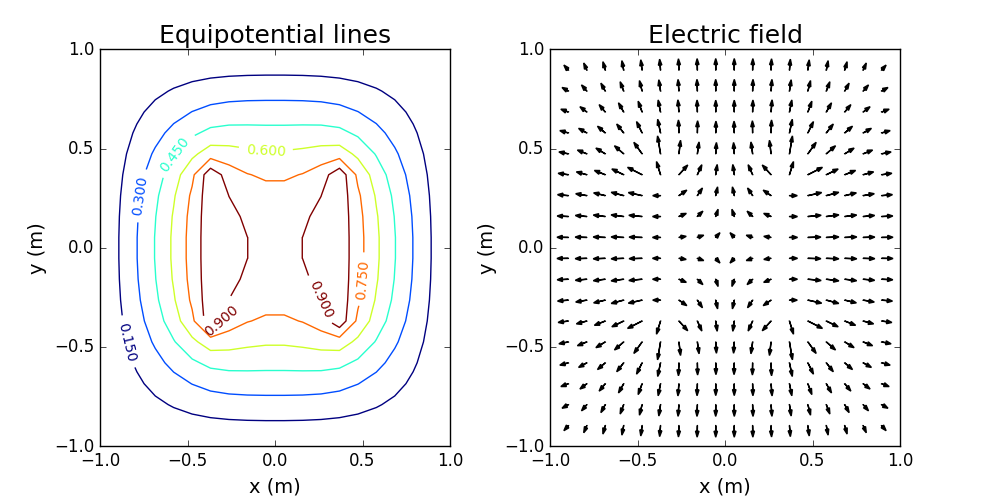

Python code for this plot:
from numpy import *
import mpl_toolkits.mplot3d
import matplotlib.pyplot as plt
from matplotlib import cm
from matplotlib.ticker import LinearLocator, FormatStrFormatter
'''
class Electric_Field
this class solves the potential euation of capacitor
where: 
              V1: potential of the left plate
              V2: potential of the right palte
              n: size of one side
'''
class ELECTRIC_FIELD(object):
    def __init__(self, V1=1, V2=-1, V_boundary=0, n=30):
        self.V1=float(V1)
        self.V2=float(V2)
        self.V_boundary=float(V_boundary)
        self.n=int(n)
        self.s1, self.s3=int(n/3), int(n/3)
        self.s2, self.s4=int(self.n-2-2*self.s1), int(self.n-2*self.s3)
        self.V=[]
        for j in range(self.n):
            self.V.append([0.0]*self.n)
        for j in [0,self.n-1]:
            self.V[j]=[self.V_boundary]*self.n
        for j in range(self.s3,self.s3+self.s4):
            self.V[j][self.s1]=self.V1
            self.V[j][self.s1+self.s2+1]=self.V2            
    def update_V_SOR(self):       # use SOR method solve the potential
        self.alpha=2./(1.+pi/self.n)
        self.counter=0
        while True:
            self.delta_V=0.
            for j in range(1,self.n-1):
                for i in range(1,self.n-1):
                    if (j in range(self.s3,self.s3+self.s4)) and (i in [self.s1,self.s1+self.s2+1]):
                        continue
                    self.next_V=1./4.*(self.V[j-1][i]+self.V[j+1][i]+self.V[j][i-1]+self.V[j][i+1])
                    self.V[j][i]=self.alpha*(self.next_V-self.V[j][i])+self.V[j][i]
                    self.delta_V=self.delta_V+abs(self.alpha*(self.next_V-self.V[j][i]))
            self.counter=self.counter+1
            if (self.delta_V < abs(self.V2-self.V1)*(1.0E-5)*self.n*self.n and self.counter >= 10):
                break
        print 'itertion length n=',self.n,'  ',self.counter,' times'
    def Ele_field(self,x1,x2,y1,y2):    # calculate the Electirc field  
        self.dx=abs(x1-x2)/float(self.n-1)
        self.Ex=[]
        self.Ey=[]
        for j in range(self.n):
            self.Ex.append([0.0]*self.n)
            self.Ey.append([0.0]*self.n)
        for j in range(1,self.n-1,1):
            for i in range(1,self.n-1,1):
                self.Ex[j][i]=-(self.V[j][i+1]-self.V[j][i-1])/(2*self.dx)
                self.Ey[j][i]=-(self.V[j-1][i]-self.V[j+1][i])/(2*self.dx)
    def plot_3d(self,ax,x1,x2,y1,y2):   # give 3d plot the potential
        self.x=linspace(x1,x2,self.n)
        self.y=linspace(y2,y1,self.n)
        self.x,self.y=meshgrid(self.x,self.y)
        self.surf=ax.plot_surface(self.x,self.y,self.V, rstride=1, cstride=1, cmap=cm.coolwarm)
        ax.set_xlim(x1,x2)
        ax.set_ylim(y1,y2)
        ax.zaxis.set_major_locator(LinearLocator(10))
        ax.zaxis.set_major_formatter(FormatStrFormatter('%.01f'))
        ax.set_xlabel('x (m)',fontsize=14)
        ax.set_ylabel('y (m)',fontsize=14)
        ax.set_zlabel('Electric potential (V)',fontsize=14)
        ax.set_title('',fontsize=18)
    def plot_2d(self,ax1,ax2,x1,x2,y1,y2):    # give 2d plot of potential and electric field
        self.x=linspace(x1,x2,self.n)
        self.y=linspace(y2,y1,self.n)
        self.x,self.y=meshgrid(self.x,self.y)
        
        cs=ax1.contour(self.x,self.y,self.V)
        plt.clabel(cs, inline=1, fontsize=10)
        ax1.set_title('Equipotential lines',fontsize=18)
        ax1.set_xlabel('x (m)',fontsize=14)
        ax1.set_ylabel('y (m)',fontsize=14)
        
        for j in range(1,self.n-1,1):
            for i in range(1,self.n-1,1):
                ax2.arrow(self.x[j][i],self.y[j][i],self.Ex[j][i]/40,self.Ey[j][i]/40,fc='k', ec='k')             
        ax2.set_xlim(-1.,1.)
        ax2.set_ylim(-1.,1.)
        ax2.set_title('Electric field',fontsize=18)
        ax2.set_xlabel('x (m)',fontsize=14)
        ax2.set_ylabel('y (m)',fontsize=14)
    def export_data(self,x1,x2,y1,y2):
        self.mfile=open(r'd:\data.txt','w')
        self.x=linspace(x1,x2,self.n)
        self.y=linspace(y2,y1,self.n)
        self.x,self.y=meshgrid(self.x,self.y)
        for j in range(self.n):
            for i in range(self.n):
                print >> self.mfile, self.x[j][i],self.y[j][i],self.V[j][i]
        self.mfile.close()

        

# give plot of potential and electric field 
fig=plt.figure(figsize=(10,5))
ax1=plt.axes([0.1,0.1,0.35,0.8])
ax2=plt.axes([0.55,0.1,0.35,0.8])
cmp=ELECTRIC_FIELD(1,0.999999,0,20)
cmp.update_V_SOR()
cmp.Ele_field(-1,1,-1,1)
cmp.plot_2d(ax1,ax2,-1.,1.,-1.,1.)
plt.show()     
   

# give 3d plot of potential
fig=plt.figure(figsize=(14,7))
ax1= plt.subplot(1,1,1,projection='3d')
cmp=ELECTRIC_FIELD(1,-1,-2)
cmp.update_V_SOR()
cmp.plot_3d(ax1,-1.,1.,-1.,1.)
fig.colorbar(cmp.surf, shrink=0.5, aspect=5)
plt.show(fig)
